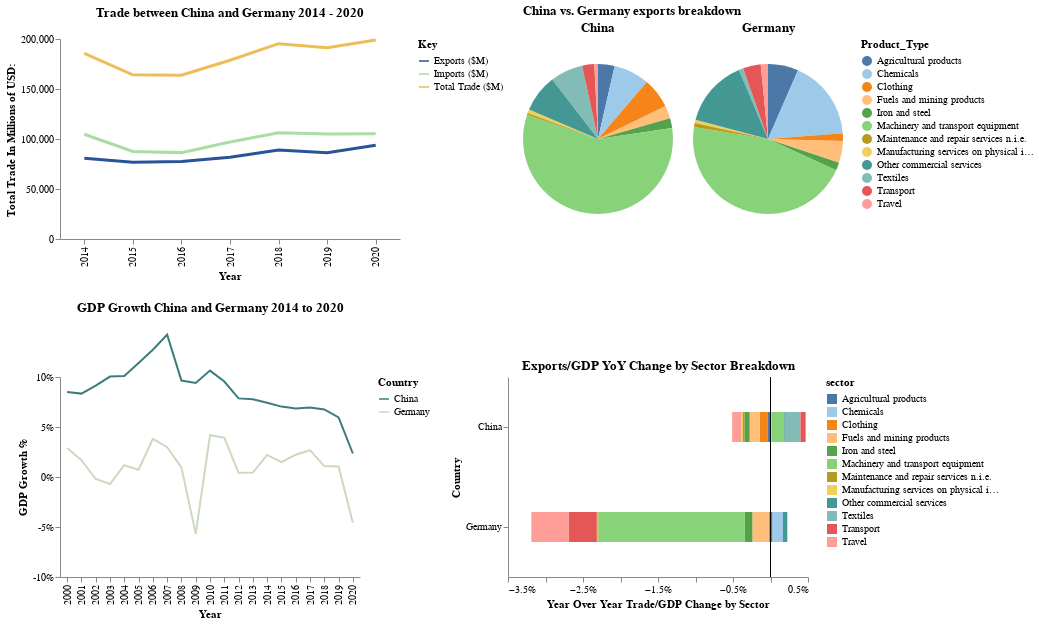

The code cell stored with this chart in its notebook:
### Code cell
my_altair.get_charts_for_country_dill_down("China","Germany",width=350,height=200)
